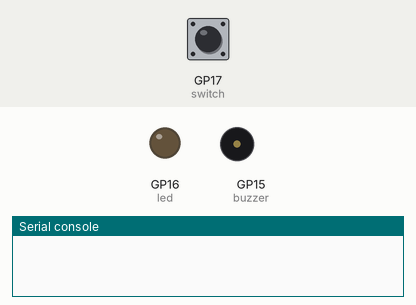
The program below on a simulated Raspberry Pi Pico running MicroPython. Parts: output pins drawn as LEDs (lit = HIGH), buzzer (waves = sounding), the last lines printed to the serial console. Inputs (shaded band) come from the test bench; at power-on: GP17 (switch) HIGH.

Above: at 1.2 s.
1.3 s: GP17 (switch) pulled LOW for 0.15 s
At 1.6 s:
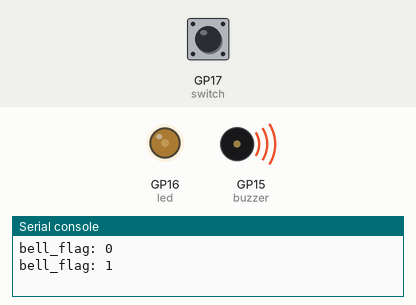
At 2.21 s:
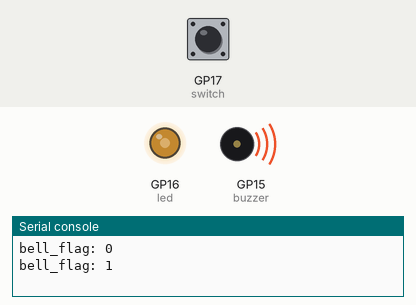
4.3 s: GP17 (switch) pulled LOW for 1 s
At 5.75 s:
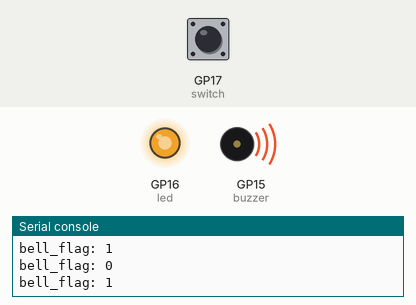
Timing chart, 0 to 13.3 s (numbered marks = the images above; inputs shaded):
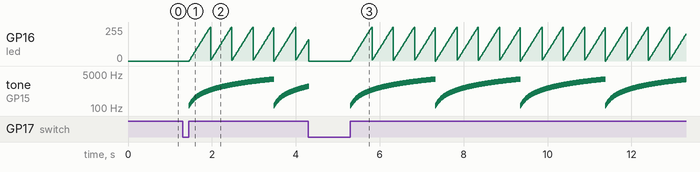

Measured:
- after the input at 1.3 s, GP16 (led): ramps from 0/255 to 255/255 and jumps back, once every 0.51 s; tone on GP15 (buzzer): plays 130 Hz for 0.01 s, 143 Hz for 0.01 s, 156 Hz for 0.01 s, 170 Hz for 0.01 s, 183 Hz for 0.01 s, 197 Hz for 0.01 s … (282 notes in this stretch), starting after 0.15 s

The program:

6.3_alarm_siren_lamp.py
```python
import machine
import time

# Initialize PWM for the buzzer (pin 15) and LED (pin 16)
buzzer = machine.PWM(machine.Pin(15))  # PWM for buzzer
led = machine.PWM(machine.Pin(16))  # PWM for LED
led.freq(1000)  # Set LED PWM frequency to 1kHz

# Initialize the slide switch (pin 17) as an input pin
switch = machine.Pin(17, machine.Pin.IN)

# Global variable to control whether the bell effect is running
bell_flag = False

# Function: Stop the buzzer
def noTone(pin):
    pin.duty_u16(0)  # Set PWM duty cycle to 0 to stop sound

# Function: Play a tone at a specified frequency
def tone(pin, frequency):
    pin.freq(frequency)  # Set buzzer frequency
    pin.duty_u16(30000)  # Set duty cycle to approximately 50% (30000/65535)

# Function: Map a value from one range to another
def interval_mapping(x, in_min, in_max, out_min, out_max):
    return (x - in_min) * (out_max - out_min) / (in_max - in_min) + out_min

# Function: Simulate the bell effect
def bell_effect():
    while bell_flag:  # Continue running as long as bell_flag is True
        for i in range(0, 400, 2):  # Loop from 0 to 100 in steps of 2
            if not bell_flag:  # If bell_flag becomes False, exit immediately
                break
            # Map i to LED brightness and buzzer frequency
            led.duty_u16(int(interval_mapping(i, 0, 100, 0, 65535)))  # LED brightness
            tone(buzzer, int(interval_mapping(i, 0, 100, 130, 800)))  # Buzzer frequency
            time.sleep_ms(10)  # Short delay for smooth transition
    # When bell_flag is False, turn off the buzzer and LED
    noTone(buzzer)
    led.duty_u16(0)

# Interrupt handler: Toggle the bell_flag state
def toggle(pin):
    global bell_flag
    bell_flag = pin.value()  # Set bell_flag based on the switch state
    print("bell_flag:", bell_flag)  # Print bell_flag state for debugging

# Set up interrupt to detect both rising and falling edges of the switch
switch.irq(trigger=machine.Pin.IRQ_RISING | machine.Pin.IRQ_FALLING, handler=toggle)

# Main loop
while True:
    if bell_flag:
        bell_effect()  # If bell_flag is True, start the bell effect
    else:
        noTone(buzzer)  # If bell_flag is False, stop the buzzer
        led.duty_u16(0)  # Turn off the LED  
```
